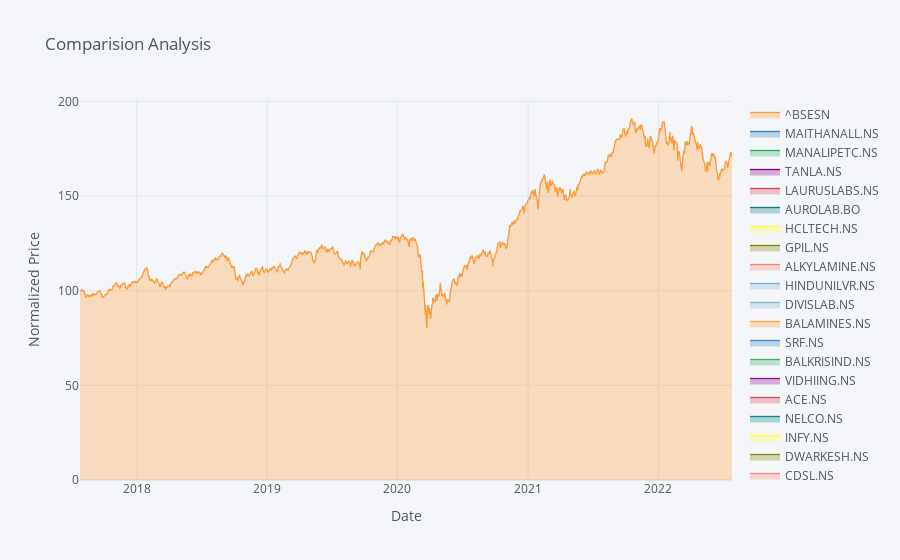

Here is the notebook cell this chart was saved with:
### Code cell
norm.iplot(title="Comparision Analysis",xTitle='Date',yTitle="Normalized Price", fill = True, theme="pearl")

### Figure 1 — Plotly figure (JSON) as saved in the notebook; plotly's stock layout.template omitted (floating-point values rounded to 4 significant figures; data arrays with more than 128 entries replaced by an {"elided": "..."} marker saying what was removed)
{"data": [{"fill": "tozeroy", "fillcolor": "rgba(255, 153, 51, 0.3)", "line": {"color": "rgba(255, 153, 51, 1.0)", "dash": "solid", "shape": "linear", "width": 1.3}, "mode": "lines", "name": "^BSESN", "text": "", "type": "scatter", "x": {"elided": "1232 str values"}, "y": {"elided": "1232 float values"}}, {"fill": "tozeroy", "fillcolor": "rgba(55, 128, 191, 0.3)", "line": {"color": "rgba(55, 128, 191, 1.0)", "dash": "solid", "shape": "linear", "width": 1.3}, "mode": "lines", "name": "MAITHANALL.NS", "text": "", "type": "scatter", "x": {"elided": "1232 str values"}, "y": {"elided": "1232 str values"}}, {"fill": "tozeroy", "fillcolor": "rgba(50, 171, 96, 0.3)", "line": {"color": "rgba(50, 171, 96, 1.0)", "dash": "solid", "shape": "linear", "width": 1.3}, "mode": "lines", "name": "MANALIPETC.NS", "text": "", "type": "scatter", "x": {"elided": "1232 str values"}, "y": {"elided": "1232 str values"}}, {"fill": "tozeroy", "fillcolor": "rgba(128, 0, 128, 0.3)", "line": {"color": "rgba(128, 0, 128, 1.0)", "dash": "solid", "shape": "linear", "width": 1.3}, "mode": "lines", "name": "TANLA.NS", "text": "", "type": "scatter", "x": {"elided": "1232 str values"}, "y": {"elided": "1232 str values"}}, {"fill": "tozeroy", "fillcolor": "rgba(219, 64, 82, 0.3)", "line": {"color": "rgba(219, 64, 82, 1.0)", "dash": "solid", "shape": "linear", "width": 1.3}, "mode": "lines", "name": "LAURUSLABS.NS", "text": "", "type": "scatter", "x": {"elided": "1232 str values"}, "y": {"elided": "1232 str values"}}, {"fill": "tozeroy", "fillcolor": "rgba(0, 128, 128, 0.3)", "line": {"color": "rgba(0, 128, 128, 1.0)", "dash": "solid", "shape": "linear", "width": 1.3}, "mode": "lines", "name": "AUROLAB.BO", "text": "", "type": "scatter", "x": {"elided": "1232 str values"}, "y": {"elided": "1232 str values"}}, {"fill": "tozeroy", "fillcolor": "rgba(255, 255, 51, 0.3)", "line": {"color": "rgba(255, 255, 51, 1.0)", "dash": "solid", "shape": "linear", "width": 1.3}, "mode": "lines", "name": "HCLTECH.NS", "text": "", "type": "scatter", "x": {"elided": "1232 str values"}, "y": {"elided": "1232 str values"}}, {"fill": "tozeroy", "fillcolor": "rgba(128, 128, 0, 0.3)", "line": {"color": "rgba(128, 128, 0, 1.0)", "dash": "solid", "shape": "linear", "width": 1.3}, "mode": "lines", "name": "GPIL.NS", "text": "", "type": "scatter", "x": {"elided": "1232 str values"}, "y": {"elided": "1232 str values"}}, {"fill": "tozeroy", "fillcolor": "rgba(251, 128, 114, 0.3)", "line": {"color": "rgba(251, 128, 114, 1.0)", "dash": "solid", "shape": "linear", "width": 1.3}, "mode": "lines", "name": "ALKYLAMINE.NS", "text": "", "type": "scatter", "x": {"elided": "1232 str values"}, "y": {"elided": "1232 str values"}}, {"fill": "tozeroy", "fillcolor": "rgba(128, 177, 211, 0.3)", "line": {"color": "rgba(128, 177, 211, 1.0)", "dash": "solid", "shape": "linear", "width": 1.3}, "mode": "lines", "name": "HINDUNILVR.NS", "text": "", "type": "scatter", "x": {"elided": "1232 str values"}, "y": {"elided": "1232 str values"}}, {"fill": "tozeroy", "fillcolor": "rgba(128, 177, 211, 0.3)", "line": {"color": "rgba(128, 177, 211, 0.8999999999999999)", "dash": "solid", "shape": "linear", "width": 1.3}, "mode": "lines", "name": "DIVISLAB.NS", "text": "", "type": "scatter", "x": {"elided": "1232 str values"}, "y": {"elided": "1232 str values"}}, {"fill": "tozeroy", "fillcolor": "rgba(255, 153, 51, 0.3)", "line": {"color": "rgba(255, 153, 51, 0.8999999999999999)", "dash": "solid", "shape": "linear", "width": 1.3}, "mode": "lines", "name": "BALAMINES.NS", "text": "", "type": "scatter", "x": {"elided": "1232 str values"}, "y": {"elided": "1232 str values"}}, {"fill": "tozeroy", "fillcolor": "rgba(55, 128, 191, 0.3)", "line": {"color": "rgba(55, 128, 191, 0.8999999999999999)", "dash": "solid", "shape": "linear", "width": 1.3}, "mode": "lines", "name": "SRF.NS", "text": "", "type": "scatter", "x": {"elided": "1232 str values"}, "y": {"elided": "1232 str values"}}, {"fill": "tozeroy", "fillcolor": "rgba(50, 171, 96, 0.3)", "line": {"color": "rgba(50, 171, 96, 0.8999999999999999)", "dash": "solid", "shape": "linear", "width": 1.3}, "mode": "lines", "name": "BALKRISIND.NS", "text": "", "type": "scatter", "x": {"elided": "1232 str values"}, "y": {"elided": "1232 str values"}}, {"fill": "tozeroy", "fillcolor": "rgba(128, 0, 128, 0.3)", "line": {"color": "rgba(128, 0, 128, 0.8999999999999999)", "dash": "solid", "shape": "linear", "width": 1.3}, "mode": "lines", "name": "VIDHIING.NS", "text": "", "type": "scatter", "x": {"elided": "1232 str values"}, "y": {"elided": "1232 str values"}}, {"fill": "tozeroy", "fillcolor": "rgba(219, 64, 82, 0.3)", "line": {"color": "rgba(219, 64, 82, 0.8999999999999999)", "dash": "solid", "shape": "linear", "width": 1.3}, "mode": "lines", "name": "ACE.NS", "text": "", "type": "scatter", "x": {"elided": "1232 str values"}, "y": {"elided": "1232 str values"}}, {"fill": "tozeroy", "fillcolor": "rgba(0, 128, 128, 0.3)", "line": {"color": "rgba(0, 128, 128, 0.8999999999999999)", "dash": "solid", "shape": "linear", "width": 1.3}, "mode": "lines", "name": "NELCO.NS", "text": "", "type": "scatter", "x": {"elided": "1232 str values"}, "y": {"elided": "1232 str values"}}, {"fill": "tozeroy", "fillcolor": "rgba(255, 255, 51, 0.3)", "line": {"color": "rgba(255, 255, 51, 0.8999999999999999)", "dash": "solid", "shape": "linear", "width": 1.3}, "mode": "lines", "name": "INFY.NS", "text": "", "type": "scatter", "x": {"elided": "1232 str values"}, "y": {"elided": "1232 str values"}}, {"fill": "tozeroy", "fillcolor": "rgba(128, 128, 0, 0.3)", "line": {"color": "rgba(128, 128, 0, 0.8999999999999999)", "dash": "solid", "shape": "linear", "width": 1.3}, "mode": "lines", "name": "DWARKESH.NS", "text": "", "type": "scatter", "x": {"elided": "1232 str values"}, "y": {"elided": "1232 str values"}}, {"fill": "tozeroy", "fillcolor": "rgba(251, 128, 114, 0.3)", "line": {"color": "rgba(251, 128, 114, 0.8999999999999999)", "dash": "solid", "shape": "linear", "width": 1.3}, "mode": "lines", "name": "CDSL.NS", "text": "", "type": "scatter", "x": {"elided": "1232 str values"}, "y": {"elided": "1232 str values"}}, {"fill": "tozeroy", "fillcolor": "rgba(251, 128, 114, 0.3)", "line": {"color": "rgba(251, 128, 114, 0.7999999999999998)", "dash": "solid", "shape": "linear", "width": 1.3}, "mode": "lines", "name": "DEEPAKNTR.NS", "text": "", "type": "scatter", "x": {"elided": "1232 str values"}, "y": {"elided": "1232 str values"}}, {"fill": "tozeroy", "fillcolor": "rgba(128, 177, 211, 0.3)", "line": {"color": "rgba(128, 177, 211, 0.7999999999999998)", "dash": "solid", "shape": "linear", "width": 1.3}, "mode": "lines", "name": "APLAPOLLO.NS", "text": "", "type": "scatter", "x": {"elided": "1232 str values"}, "y": {"elided": "1232 str values"}}, {"fill": "tozeroy", "fillcolor": "rgba(255, 153, 51, 0.3)", "line": {"color": "rgba(255, 153, 51, 0.7999999999999998)", "dash": "solid", "shape": "linear", "width": 1.3}, "mode": "lines", "name": "ABBOTINDIA.NS", "text": "", "type": "scatter", "x": {"elided": "1232 str values"}, "y": {"elided": "1232 str values"}}, {"fill": "tozeroy", "fillcolor": "rgba(55, 128, 191, 0.3)", "line": {"color": "rgba(55, 128, 191, 0.7999999999999998)", "dash": "solid", "shape": "linear", "width": 1.3}, "mode": "lines", "name": "SOLARINDS.BO", "text": "", "type": "scatter", "x": {"elided": "1232 str values"}, "y": {"elided": "1232 str values"}}, {"fill": "tozeroy", "fillcolor": "rgba(50, 171, 96, 0.3)", "line": {"color": "rgba(50, 171, 96, 0.7999999999999998)", "dash": "solid", "shape": "linear", "width": 1.3}, "mode": "lines", "name": "GRINDWELL.NS", "text": "", "type": "scatter", "x": {"elided": "1232 str values"}, "y": {"elided": "1232 str values"}}, {"fill": "tozeroy", "fillcolor": "rgba(128, 0, 128, 0.3)", "line": {"color": "rgba(128, 0, 128, 0.7999999999999998)", "dash": "solid", "shape": "linear", "width": 1.3}, "mode": "lines", "name": "JBCHEPHARM.BO", "text": "", "type": "scatter", "x": {"elided": "1232 str values"}, "y": {"elided": "1232 str values"}}], "layout": {"legend": {"bgcolor": "#F5F6F9", "font": {"color": "#4D5663"}}, "paper_bgcolor": "#F5F6F9", "plot_bgcolor": "#F5F6F9", "title": {"font": {"color": "#4D5663"}, "text": "Comparision Analysis"}, "xaxis": {"gridcolor": "#E1E5ED", "showgrid": true, "tickfont": {"color": "#4D5663"}, "title": {"font": {"color": "#4D5663"}, "text": "Date"}, "zerolinecolor": "#E1E5ED"}, "yaxis": {"gridcolor": "#E1E5ED", "showgrid": true, "tickfont": {"color": "#4D5663"}, "title": {"font": {"color": "#4D5663"}, "text": "Normalized Price"}, "zerolinecolor": "#E1E5ED"}}}
